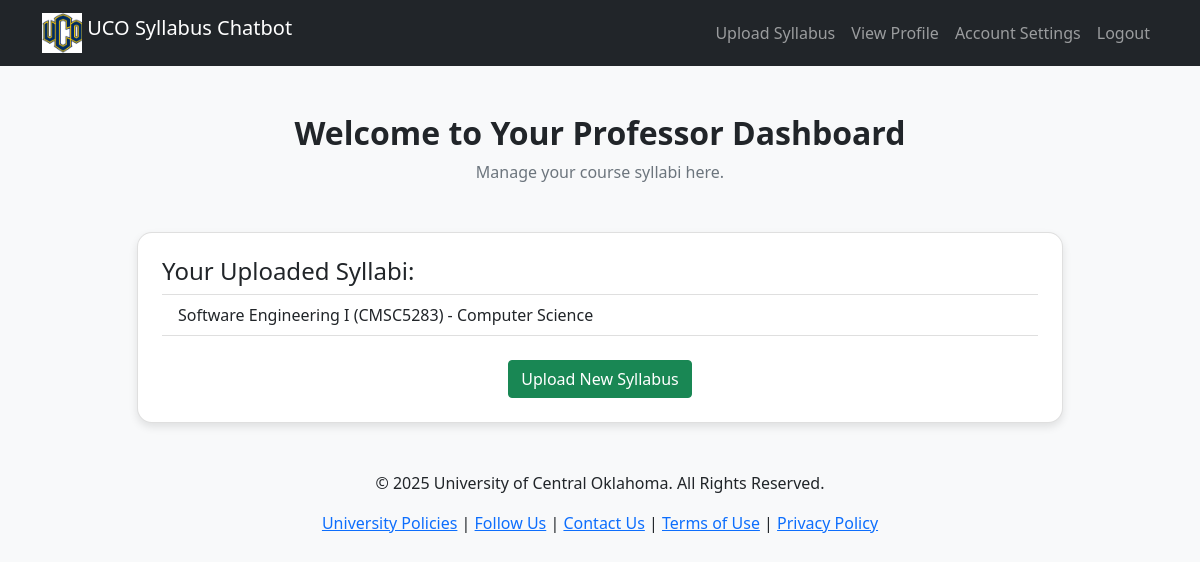
The page /dashboard/ (signed in) on the database as committed earlier.
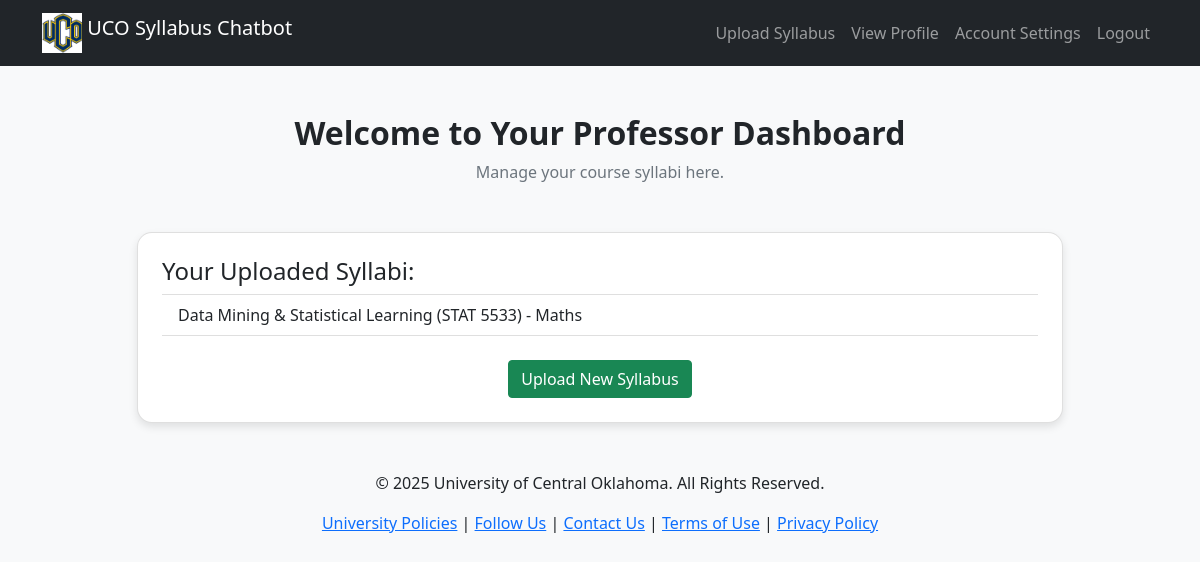
The same page on the database as committed later.
### core/models.py (models this page shows, shortened)
class Syllabus(models.Model):
    professor = models.ForeignKey(settings.AUTH_USER_MODEL, on_delete=models.CASCADE)
    department = models.CharField(max_length=100)
    course_number = models.CharField(max_length=20)
    course_name = models.CharField(max_length=100)
    syllabus_file = models.FileField(upload_to='syllabi/')
    uploaded_at = models.DateTimeField(auto_now_add=True)
    extracted_text = models.TextField(blank=True, null=True)

### core/views.py (the view)
@login_required
def dashboard(request):
    user = request.user
    if user.role == 'professor':
        syllabi = Syllabus.objects.filter(professor=user)
        return render(request, 'core/professor_dashboard.html', {'syllabi': syllabi})
    elif user.role == 'student':
        return render(request, 'core/student_dashboard.html')
    elif user.role == 'admin':
        return render(request, 'core/admin_dashboard.html')
    else:
        return redirect('search_syllabus')  # If some unknown role

### core/templates/core/professor_dashboard.html (shortened to what this page needs)
{% load static %}
<!DOCTYPE html>
<html lang="en">
<head>
    <link href="https://cdn.jsdelivr.net/npm/bootstrap@5.1.3/dist/css/bootstrap.min.css" rel="stylesheet">
</head>
<body>
<nav class="navbar navbar-expand-lg navbar-dark bg-dark">
    <div class="container">
        <a class="navbar-brand" href="{% url 'home' %}">
            <img src="{% static 'core/images/uco_logo.png' %}" width="40" height="40" class="d-inline-block align-top" alt="UCO Logo">
            UCO Syllabus Chatbot
        </a>
        <div class="collapse navbar-collapse">
            <ul class="navbar-nav ms-auto">
                <li class="nav-item">
                    <a class="nav-link" href="{% url 'upload_syllabus' %}">Upload Syllabus</a>
                </li>
                <li class="nav-item">
                    <a class="nav-link" href="#">View Profile</a>
                </li>
                <li class="nav-item">
                    <a class="nav-link" href="#">Account Settings</a>
                </li>
                <li class="nav-item">
                    <a class="nav-link" href="{% url 'logout' %}">Logout</a>
                </li>
            </ul>
        </div>
    </div>
</nav>
<div class="container mt-5">
    <div class="text-center mb-5">
        <h2 class="fw-bold">Welcome to Your Professor Dashboard</h2>
        <p class="text-muted">Manage your course syllabi here.</p>
    </div>
    <div class="row justify-content-center">
        <div class="col-md-10">
            <div class="card p-4">
                <h4>Your Uploaded Syllabi:</h4>
                {% if syllabi %}
                    <ul class="list-group list-group-flush">
                        {% for syllabus in syllabi %}
                            <li class="list-group-item">
                                {{ syllabus.course_name }} ({{ syllabus.course_number }}) - {{ syllabus.department }}
                            </li>
                        {% endfor %}
                    </ul>
                {% else %}
                    <p class="text-muted">You haven't uploaded any syllabi yet. Start by uploading one!</p>
                {% endif %}
                <div class="text-center mt-4">
                    <a href="{% url 'upload_syllabus' %}" class="btn btn-success">Upload New Syllabus</a>
                </div>
            </div>
        </div>
    </div>
</div>
<footer class="footer text-center mt-5" id="contact">
    <div class="container">
        <p>© 2025 University of Central Oklahoma. All Rights Reserved.</p>
        <p>
            <a href="#">University Policies</a> |
            <a href="#">Follow Us</a> |
            <a href="#">Contact Us</a> |
            <a href="#">Terms of Use</a> |
            <a href="#">Privacy Policy</a>
        </p>
    </div>
</footer>
</body>
</html>

### core/templates/core/professor_dashboard.html (style rules this page uses)
body { background-color: #f8f9fa; }
.card { border-radius: 15px; box-shadow: 0 4px 8px rgba(0,0,0,0.1); }

Rows that differ between the two databases and show on the page:
removed Syllabus: course_name "Software Engineering I", course_number "CMSC5283", department "Computer Science"
added Syllabus: course_name "Data Mining & Statistical Learning", course_number "STAT 5533", department "Maths"
